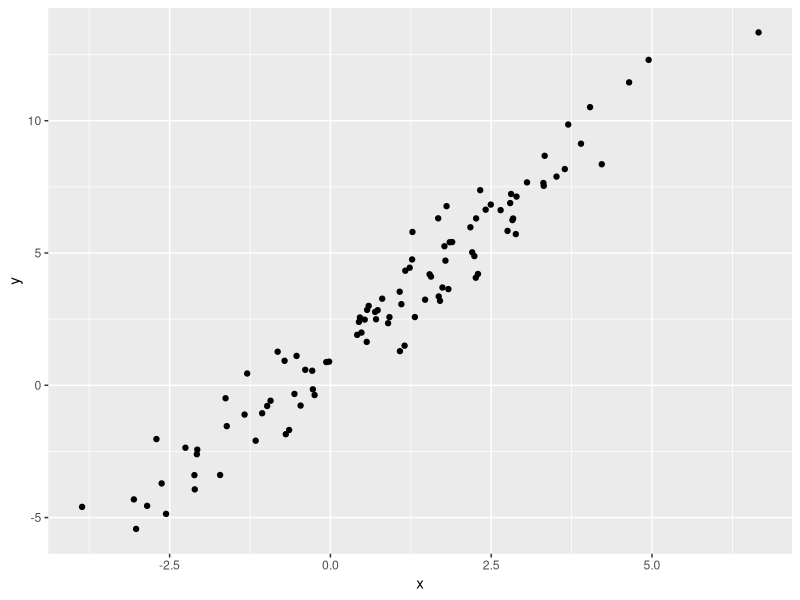

This chart was generated by the following R code:
## ---- chunk 1
library(tidyverse)
## ---- chunk 2
library(rmarkdown)


## ---- chunk 3
plot_df =
  tibble(
    x =rnorm(100, mean =1, sd=2),
    y= 1+2*x + rnorm(100)
  )
## ---- chunk 4
plot_df |>
  ggplot (aes(x=x, y=y)) +
  geom_point()
